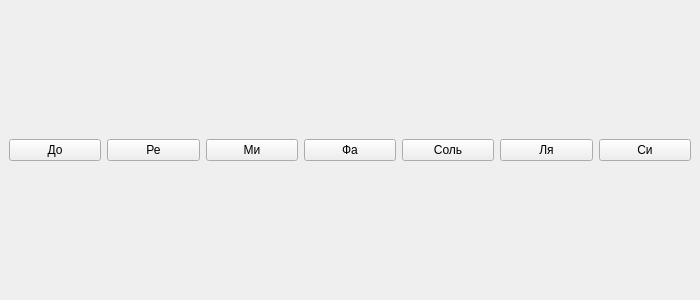
<?xml version="1.0" encoding="UTF-8"?>
<ui version="4.0">
    <class>MainWindow</class>
    <widget class="QMainWindow" name="MainWindow">
        <property name="geometry">
            <rect><x>0</x><y>0</y><width>700</width><height>300</height></rect>
        </property>
        <property name="windowTitle"><string>Фортепиано</string></property>
        <widget class="QWidget" name="centralwidget">
            <layout class="QHBoxLayout" name="hl">
                <item><widget class="QPushButton" name="btnC"><property name="text"><string>До</string></property></widget></item>
                <item><widget class="QPushButton" name="btnD"><property name="text"><string>Ре</string></property></widget></item>
                <item><widget class="QPushButton" name="btnE"><property name="text"><string>Ми</string></property></widget></item>
                <item><widget class="QPushButton" name="btnF"><property name="text"><string>Фа</string></property></widget></item>
                <item><widget class="QPushButton" name="btnG"><property name="text"><string>Соль</string></property></widget></item>
                <item><widget class="QPushButton" name="btnA"><property name="text"><string>Ля</string></property></widget></item>
                <item><widget class="QPushButton" name="btnB"><property name="text"><string>Си</string></property></widget></item>
            </layout>
        </widget>
    </widget>
    <resources/>
    <connections/>
</ui>
